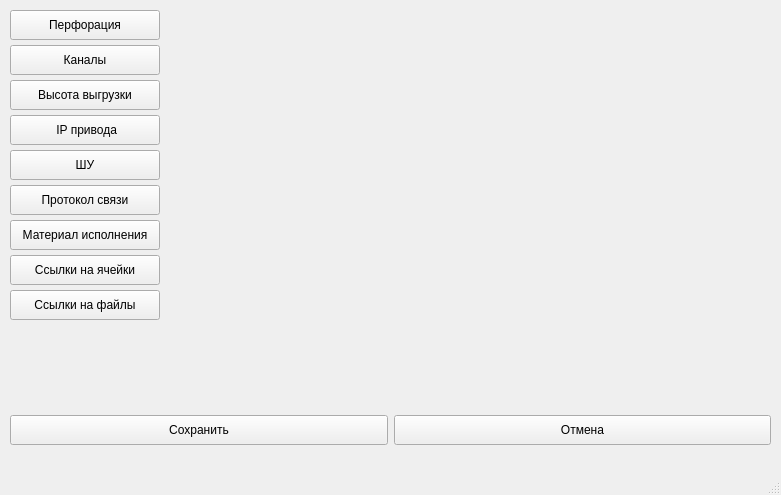
<?xml version="1.0" encoding="UTF-8"?>
<ui version="4.0">
 <class>MainWindow</class>
 <widget class="QMainWindow" name="MainWindow">
  <property name="geometry">
   <rect>
    <x>0</x>
    <y>0</y>
    <width>781</width>
    <height>495</height>
   </rect>
  </property>
  <property name="windowTitle">
   <string>MainWindow</string>
  </property>
  <widget class="QWidget" name="centralwidget">
   <widget class="QPushButton" name="btn_gap">
    <property name="geometry">
     <rect>
      <x>10</x>
      <y>10</y>
      <width>150</width>
      <height>30</height>
     </rect>
    </property>
    <property name="text">
     <string>Перфорация</string>
    </property>
   </widget>
   <widget class="QPushButton" name="btn_chanel">
    <property name="geometry">
     <rect>
      <x>10</x>
      <y>45</y>
      <width>150</width>
      <height>30</height>
     </rect>
    </property>
    <property name="text">
     <string>Каналы</string>
    </property>
   </widget>
   <widget class="QWidget" name="horizontalLayoutWidget">
    <property name="geometry">
     <rect>
      <x>10</x>
      <y>410</y>
      <width>761</width>
      <height>41</height>
     </rect>
    </property>
    <layout class="QHBoxLayout" name="horizontalLayout">
     <item>
      <widget class="QPushButton" name="btn_save">
       <property name="sizePolicy">
        <sizepolicy hsizetype="Minimum" vsizetype="Fixed">
         <horstretch>0</horstretch>
         <verstretch>0</verstretch>
        </sizepolicy>
       </property>
       <property name="minimumSize">
        <size>
         <width>0</width>
         <height>30</height>
        </size>
       </property>
       <property name="text">
        <string>Сохранить</string>
       </property>
      </widget>
     </item>
     <item>
      <widget class="QPushButton" name="btn_cancel">
       <property name="minimumSize">
        <size>
         <width>0</width>
         <height>30</height>
        </size>
       </property>
       <property name="text">
        <string>Отмена</string>
       </property>
      </widget>
     </item>
    </layout>
   </widget>
   <widget class="QPushButton" name="btn_driver">
    <property name="geometry">
     <rect>
      <x>10</x>
      <y>115</y>
      <width>150</width>
      <height>30</height>
     </rect>
    </property>
    <property name="text">
     <string> IP привода</string>
    </property>
   </widget>
   <widget class="QPushButton" name="btn_cp">
    <property name="geometry">
     <rect>
      <x>10</x>
      <y>150</y>
      <width>150</width>
      <height>30</height>
     </rect>
    </property>
    <property name="text">
     <string>ШУ</string>
    </property>
   </widget>
   <widget class="QPushButton" name="btn_protokol">
    <property name="geometry">
     <rect>
      <x>10</x>
      <y>185</y>
      <width>150</width>
      <height>30</height>
     </rect>
    </property>
    <property name="text">
     <string>Протокол связи</string>
    </property>
   </widget>
   <widget class="QPushButton" name="btn_mat">
    <property name="geometry">
     <rect>
      <x>10</x>
      <y>220</y>
      <width>150</width>
      <height>30</height>
     </rect>
    </property>
    <property name="text">
     <string>Материал исполнения</string>
    </property>
   </widget>
   <widget class="QPushButton" name="btn_cell_links">
    <property name="geometry">
     <rect>
      <x>10</x>
      <y>255</y>
      <width>150</width>
      <height>30</height>
     </rect>
    </property>
    <property name="text">
     <string>Ссылки на ячейки</string>
    </property>
   </widget>
   <widget class="QPushButton" name="btn_hl">
    <property name="geometry">
     <rect>
      <x>10</x>
      <y>80</y>
      <width>150</width>
      <height>30</height>
     </rect>
    </property>
    <property name="text">
     <string>Высота выгрузки</string>
    </property>
   </widget>
   <widget class="QPushButton" name="btn_book_links">
    <property name="geometry">
     <rect>
      <x>10</x>
      <y>290</y>
      <width>150</width>
      <height>30</height>
     </rect>
    </property>
    <property name="text">
     <string>Ссылки на файлы</string>
    </property>
   </widget>
   <widget class="QStackedWidget" name="stack_widget">
    <property name="geometry">
     <rect>
      <x>170</x>
      <y>10</y>
      <width>591</width>
      <height>381</height>
     </rect>
    </property>
   </widget>
  </widget>
  <widget class="QMenuBar" name="menubar">
   <property name="geometry">
    <rect>
     <x>0</x>
     <y>0</y>
     <width>781</width>
     <height>21</height>
    </rect>
   </property>
  </widget>
  <widget class="QStatusBar" name="statusbar"/>
 </widget>
 <resources/>
 <connections/>
</ui>
